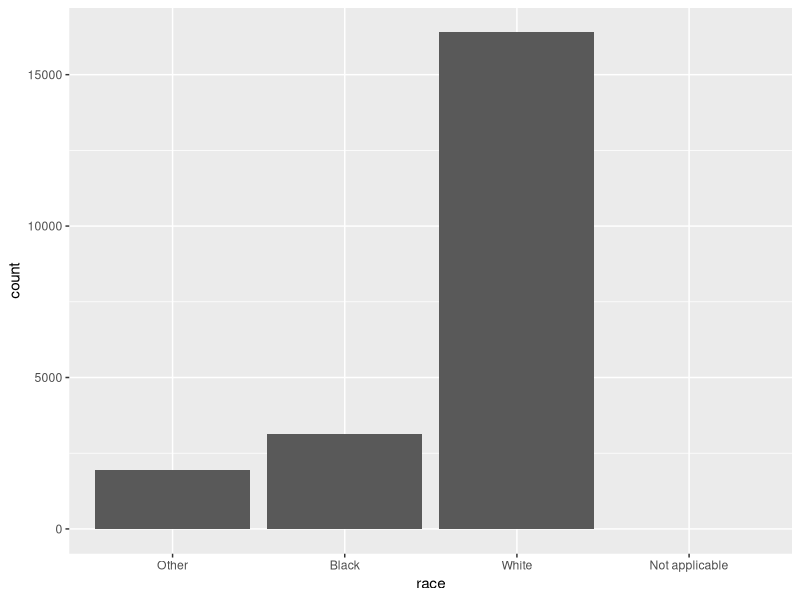

This chart was generated by the following R code:
# install.packages('ggplot2')
# install.packages('dplyr')

library(ggplot2)
library(dplyr)

## Template:
# ggplot(data = <DATA>) +
#   <GEOM_FUNCTION>(
#     mapping = aes(<MAPPINGS>),
#     stat = <STAT>,
#     position = <POSITION>
#   ) +
#   <COORDINATE_FUNCTION> +
#   <FACET_FUNCTION>

# mpg

# ggplot(data = mpg) +
#   geom_point(mapping = aes(x = displ, y = hwy))

## Above chart does not show overlapping points
## To show the overlapping points, use 'jitter' as position
# ggplot(data = mpg) +
#   geom_point(mapping = aes(x = displ, y = hwy),
#              position = "jitter")

# ggplot(data = mpg) + 
#   geom_point(mapping = aes(x = displ, y = hwy, 
#                            shape = class))

## Set the aesthetic ('color' property in this example) manually
# ggplot(data = mpg) + 
#   geom_point(mapping = aes(x = displ, y = hwy),
#              color = "blue")

## Set the aesthetic ('shape' property in this example) manually
# ggplot(data = mpg) + 
#   geom_point(mapping = aes(x = displ, y = hwy),
#              shape = 24)


## Set conditions for coloring
# ggplot(data = mpg) +
#   geom_point(mapping = aes(x = displ, y = hwy, color = displ < 5))

## Draw multiple charts based on different classes
# ggplot(data = mpg) +
#   geom_point(mapping = aes(x = displ, y = hwy))+
#   facet_wrap(~ class, nrow = 3)

## Draw multiple charts based on 2 properties
## Sample 1
# ggplot(data = mpg) +
#   geom_point(mapping = aes(x = displ, y = hwy))+
#   facet_grid(drv ~ cyl)
## Sample 2
# ggplot(data = mpg) +
#   geom_point(mapping = aes(x = displ, y = hwy))+
#   facet_grid(drv ~ .)

## Get help for facet_wrap, run the following command
# ?facet_wrap


## geom_smooth with categorization by 'linetype'
# ggplot(data = mpg) + 
#   geom_smooth(mapping = aes(x = displ, y = hwy, linetype = drv))

## Do not show legend by 'show.legent = FALSE'
# ggplot(data = mpg) + 
#   geom_smooth(mapping = aes(x = displ, y = hwy, color = drv),
#               show.legend = FALSE)


## Two charts (plots) in a single plot
# ggplot(data = mpg, mapping = aes(x = displ, y = hwy)) + 
#   geom_point() +
#   geom_smooth()

## Filtering in chart (plot)
# ggplot(data = mpg, mapping = aes(x = displ, y = hwy)) + 
#   geom_point(mapping = aes(color = class)) +
#   geom_smooth(
#     data = filter(mpg, class == "subcompact"),
#     se = FALSE
#   )

## Diamonds dataset
# diamonds

## Bar chart
## The default stat is count. It counts the number of times 
## each x axis feature has occurred and shows the count in y axis
# ggplot(data = diamonds) +
#   geom_bar(mapping = aes(x = cut))

## stat = "identity" example
## Identity stat displays the real value of each y axis features
# a <- c("bar1", "bar2", "bar3")
# b <- c(10, 20, 30)
# da <- data.frame(a, b)
# ggplot(data = da) +
#   geom_bar(mapping = aes(x = a, y = b), stat = "identity")

## proportinal x axis features compared with each other
# ggplot(data = diamonds) + 
#   geom_bar(mapping = aes(x = cut, y = ..prop.., group = 1))


## To show the summary of each x axis feature on y axis
# ggplot(data = diamonds) + 
#   stat_summary(
#     mapping = aes(x = cut, y = price),
#     fun.ymin = min,
#     fun.ymax = max,
#     fun.y = median
#   )

## Make colorful groups
## Difference between color and fill
## Color: paints the border
## Fill: paints the whole bar
# ggplot(data = diamonds) + 
#   geom_bar(mapping = aes(x = cut, color = cut))
# ggplot(data = diamonds) + 
#   geom_bar(mapping = aes(x = cut, fill = cut))
## If the x axis and 'fill' properties are different features, the bars
## are stacked on each other
# ggplot(data = diamonds) +
#   geom_bar(mapping = aes(x = cut, fill = clarity))

## To avoid stack, we can use different 'position's like
## 'identity': stacks on each other 
## 'fill': like 'stack, 'identity', but bars are of the same height
## 'dodge': represents each bar separately 
# ggplot(data = diamonds,
#        mapping = aes(x = cut, fill = clarity)) +
#   geom_bar(position = "dodge")

## Change or inverse the x axis and y axis by 'coord_flip'
# ggplot(data = mpg, 
#        mapping = aes(x = class, y = displ))+
#   geom_boxplot()+
#   coord_flip()

## make polar chart like pie chart
# ggplot(data = diamonds, 
#        mapping = aes(x = cut, fill = cut)) + 
#   geom_bar(show.legend = FALSE,
#            width = 1)+
#   theme(aspect.ratio = 1)+
#   labs(x = NULL, y = NULL) + 
#   coord_polar()

## Set proportion or ratio of x to y axis by 'coord_fixed'
# ggplot(data = mpg, mapping = aes(x = cty, y = hwy)) +
#   geom_point() +
#   geom_abline() + 
#   coord_fixed(ratio = 0.7)

## use geom_histogram to show continueous variables. 
## It devides the values into ranges and shows the number of
## items in each range
# ggplot(data = diamonds) + 
#   geom_histogram(mapping = aes(x = carat), binwidth = 0.5)

## By deafult, ggplot drops the columns with no value.
## They can be shown by 'scale_x_discrete(drop = FALSE)'
library(forcats)
ggplot(gss_cat, aes(race)) +
  geom_bar() +
  scale_x_discrete(drop = FALSE)
